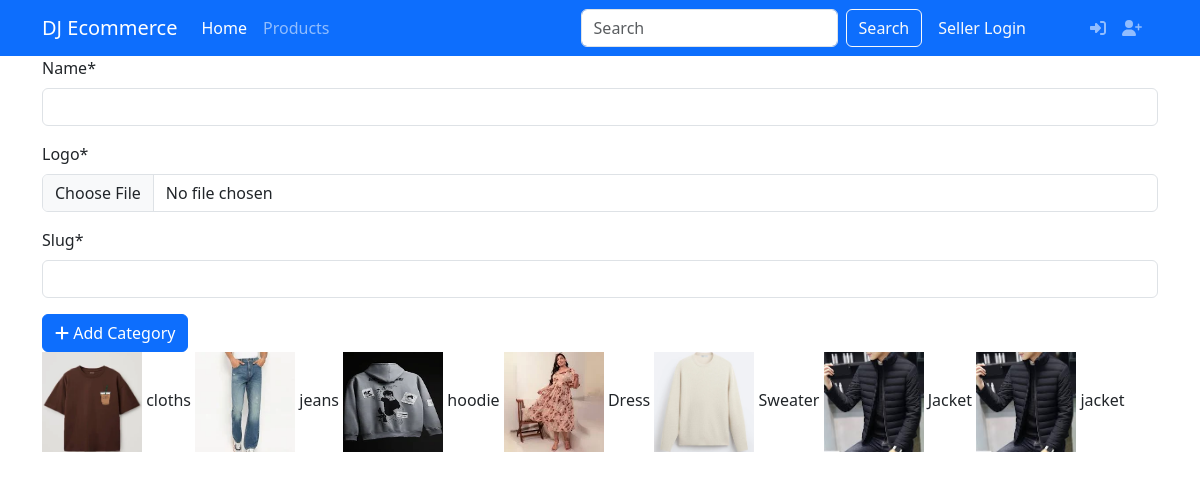
The page /category/ on the database as committed earlier.
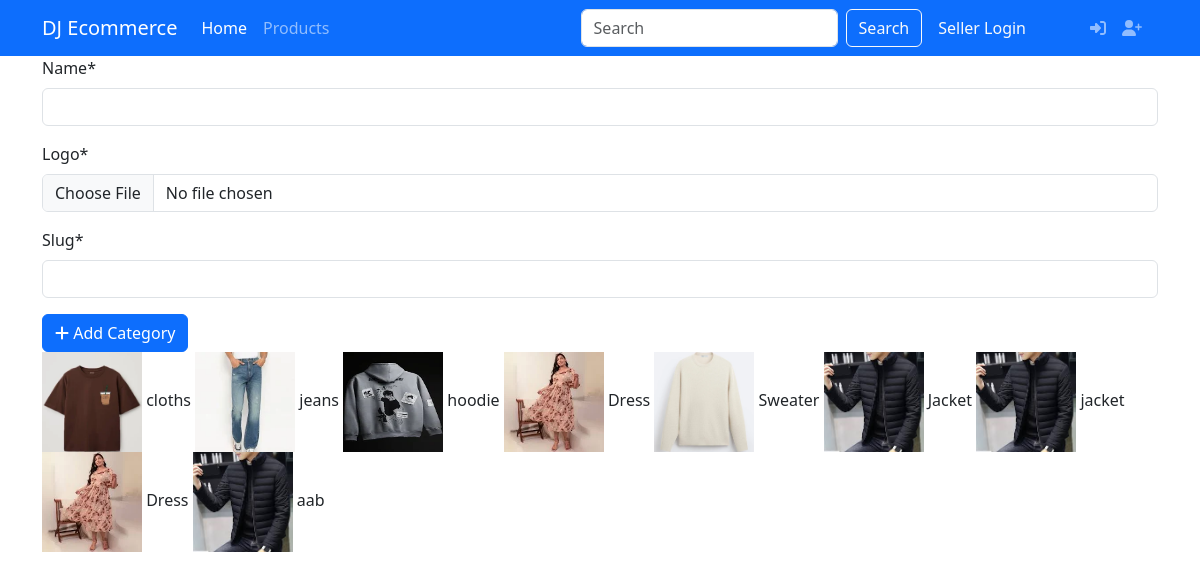
The same page on the database as committed later.
### products/models.py (models this page shows, shortened)
class Category(models.Model):
    name = models.CharField(max_length=255)
    logo = models.ImageField(upload_to='category/')
    slug = models.SlugField(max_length=255, unique = True)

### products/views.py (the view)
# urls.py: path('category/', category_list, name='category_list'),
def category_list(request):
    return render(
        request,
        'products/category_list.html',
        {
            'categories': Category.objects.all(),
            'form': CategoryForm()
        }
    )

### products/forms.py
class CategoryForm(forms.ModelForm):
    class Meta:
        model = Category
        fields = '__all__'

### templates/products/category_list.html (shortened to what this page needs)
{% extends 'layout/base.html' %}
{% load static %}
{% load crispy_forms_tags %}
{% block content %}
<div class="container">
    <div class="row">
        <form action="{% url 'category_create' %}"
            method="post" enctype="multipart/form-data">
            {{ form|crispy }}
            <button class="btn btn-primary">
                <i class="fas fa-plus"></i> Add Category
            </button>
        </form>
    </div>
    <div class="row">
        <div class="col">
            {% for item in categories %}
                <img src="{{item.logo.url}}"
                alt="logo" width="100" height="100"
                class="rouded-5">
                {{ item.name }}
            {% empty %}
                <h4>No category available</h4>
            {% endfor %}
        </div>
    </div>
</div>
{% endblock content %}

Rows that differ between the two databases and show on the page:
added Category: logo (picture), name "Dress"
added Category: logo (picture), name "aab"
